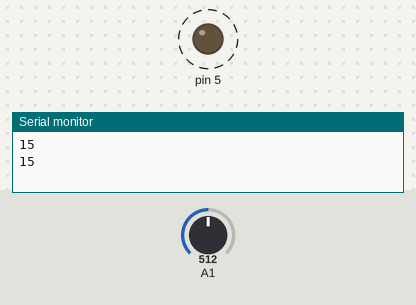
Simulated run of this sketch. Board: Arduino Uno, built with avr-gcc and run on an emulated ATmega328P. On the bench: output pins drawn as LEDs (lit = HIGH), the last lines printed to the serial monitor. Dashed ring = blinking. The test bench sets the inputs (shaded band); at power-on: A1 = 512.

Above: at 1.8 s.
1.9 s: A1 set to 0
At 2.4 s:
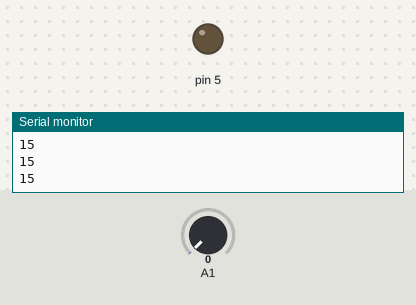
3.4 s: A1 set to 122
At 3.7 s:
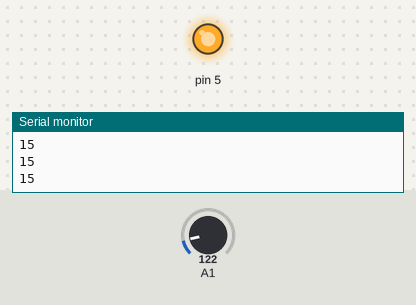
Timing chart, 0 to 12.9 s (numbered marks = the images above; inputs shaded):
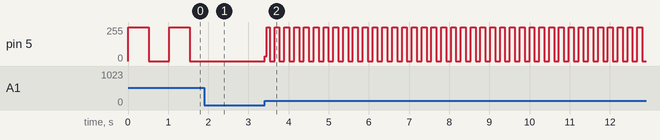

Measured:
- after the input at 1.9 s, pin 5: stays 0/255 (without the input it goes to 255/255 after 0.15 s)
- after the input at 3.4 s, pin 5: 0/255 → 35/255 at once, then moves between 0/255 and 255/255, repeating every 0.24 s
- by itself, pin 5: alternates 255/255 for 0.51 s and 0/255 for 0.51 s

The sketch:

d.ino
```cpp
void setup() {
  // put your setup code here, to run once:

  // designate pin 13 as an OUTPUT pin for the LED
  pinMode (5, OUTPUT);

  // designate pin A0 as an Analog INPUT for the potentiometer
  pinMode (A1, INPUT);

  Serial.begin(9600);

}

void loop() {
  // put your main code here, to run repeatedly:

  Serial.println  (A1);

  int potValue = analogRead (A1);

  digitalWrite (5, HIGH);

  delay (potValue);

  digitalWrite (5, LOW);

  delay (potValue);
}
```
